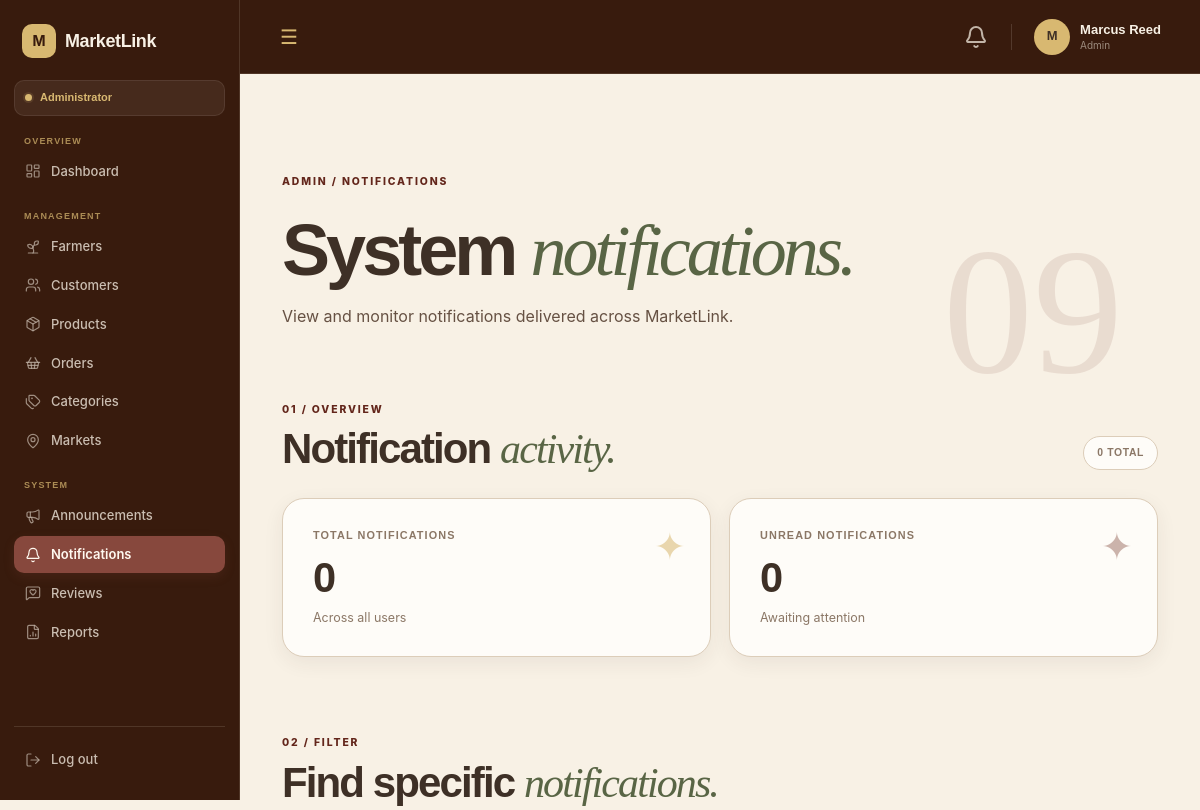
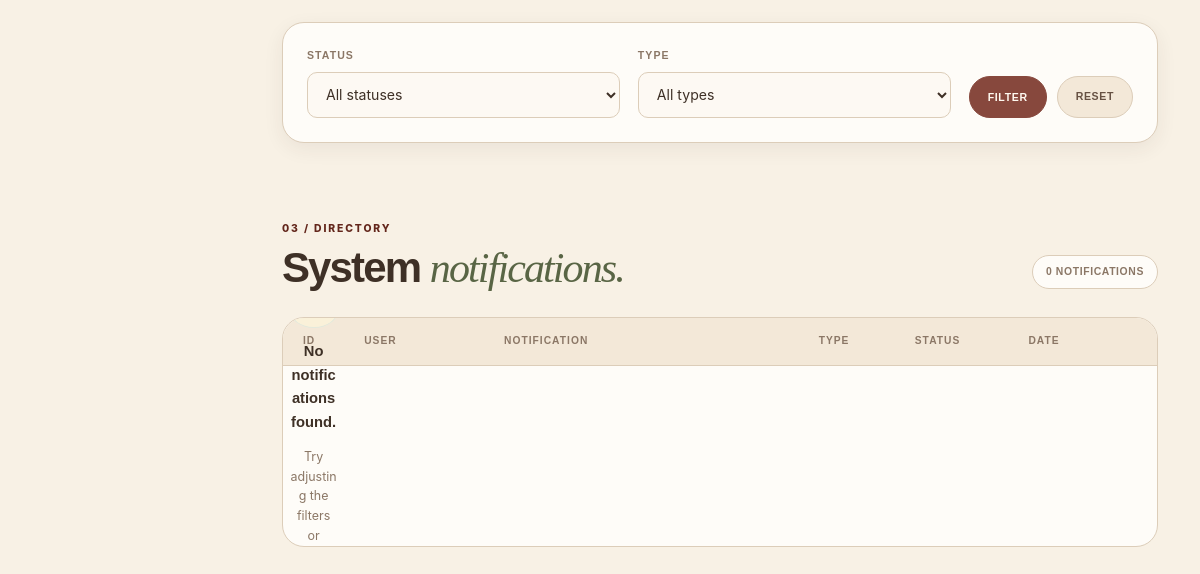
Before: /admin/notifications.php (signed in) with the older database file (2 pictures, top to bottom).
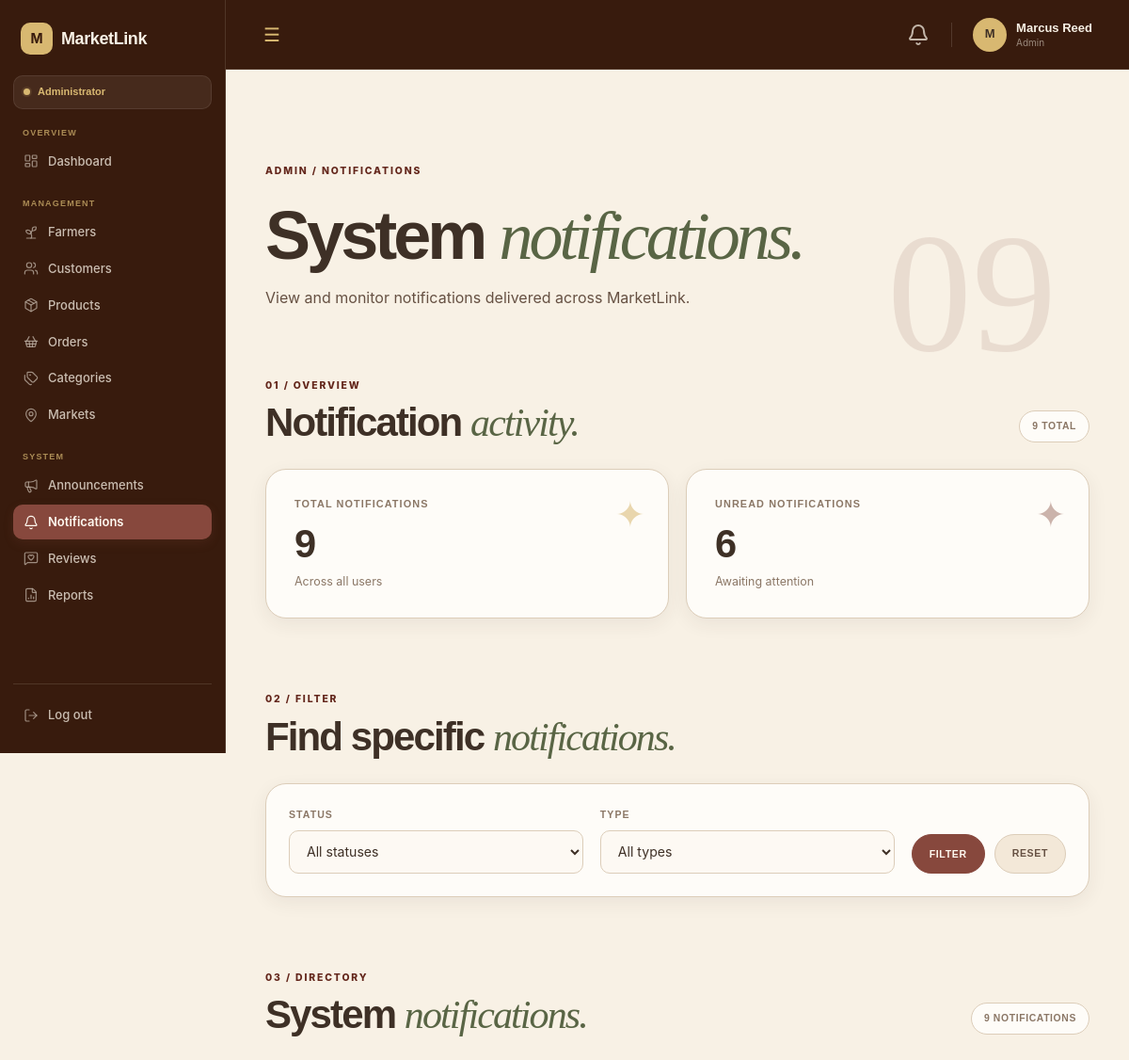
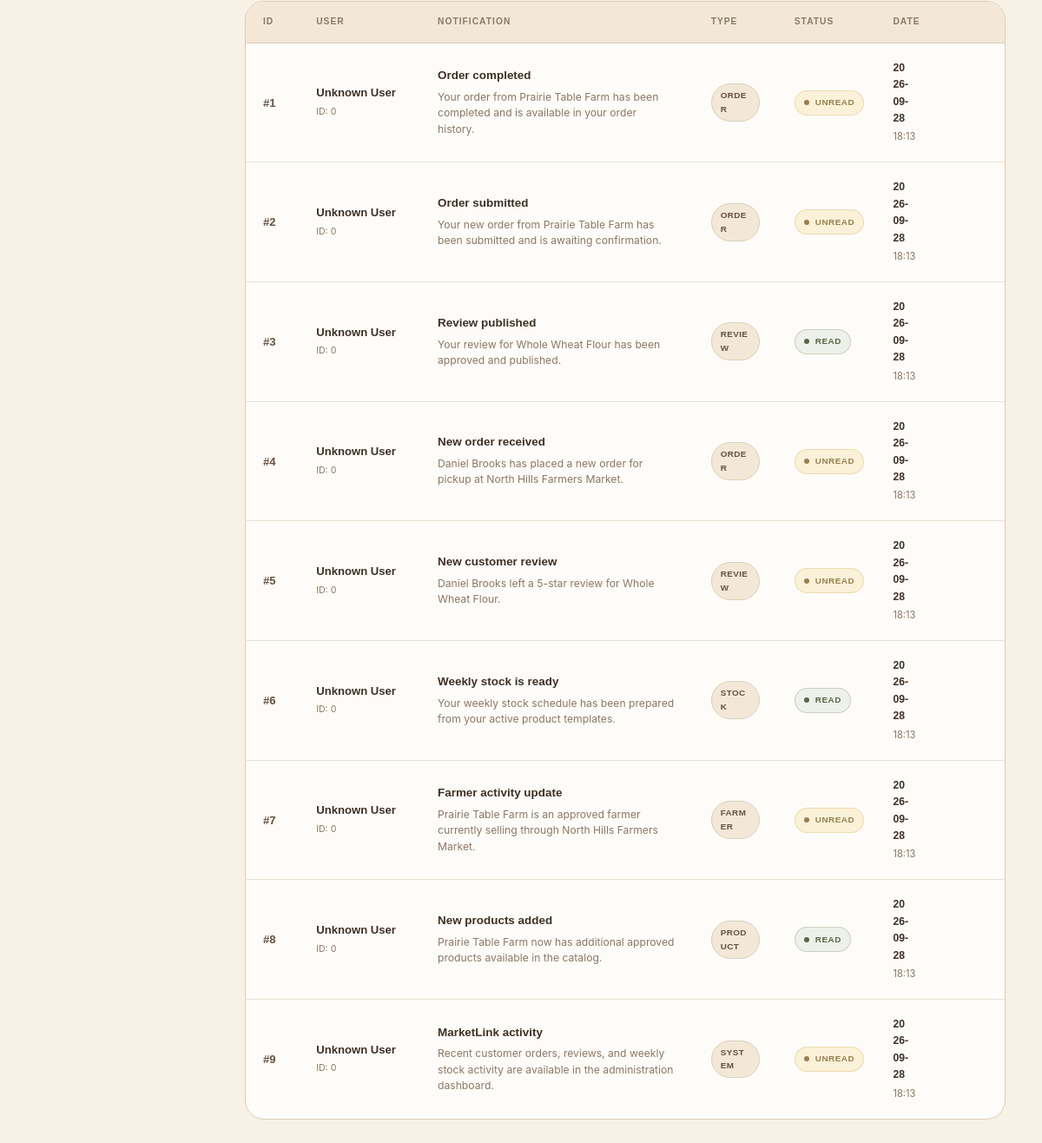
After: the same page with the newer database file (2 pictures, top to bottom).
### tables this page shows
CREATE TABLE `notifications` (
  `id` int(10) UNSIGNED NOT NULL,
  `user_id` int(10) UNSIGNED NOT NULL,
  `type` varchar(50) NOT NULL,
  `title` varchar(150) NOT NULL,
  `message` text NOT NULL,
  `is_read` tinyint(1) NOT NULL DEFAULT 0,
  `created_at` timestamp NOT NULL DEFAULT current_timestamp()
);

### admin/notifications.php (the view, shortened to what the rows shown need)
<?php
require_once __DIR__ . '/../includes/include.php';
$errors = [];
$items_per_page = 10;
$page = isset($_GET['page'])
    ? (int) $_GET['page']
    : 1;
$where = [];
$params = [];
$types = '';
$where[] = '1 = 1';
$where_sql = implode(' AND ', $where);
$offset = ($page - 1) * $items_per_page;
$sql = "
    SELECT
        n.id,
        n.user_id,
        n.title,
        n.message,
        n.type,
        n.is_read,
        n.created_at,
        u.name AS user_name,
        u.email AS user_email
    FROM notifications n
    LEFT JOIN users u
        ON n.user_id = u.id
    WHERE {$where_sql}
    ORDER BY n.created_at DESC
    LIMIT ? OFFSET ?
";
$stmt = $conn->prepare($sql);
if ($stmt) {
    $bind_params = $params;
    $bind_types = $types . 'ii';
    $bind_params[] = $items_per_page;
    $bind_params[] = $offset;
    $stmt->bind_param(
        $bind_types,
        ...$bind_params
    );
    if ($stmt->execute()) {
        $result = $stmt->get_result();
        $adminNotifications =
            $result->fetch_all(MYSQLI_ASSOC);
    } else {
        $errors[] = 'Failed to load notifications.';
    }
} else {
    $errors[] = 'Failed to prepare notifications query.';
}
?>
<!DOCTYPE html>
<html lang="en">
<head>
    <link rel="stylesheet" href="../assets/css/base.css">
    <link rel="stylesheet" href="../assets/css/navbar.css">
    <link rel="stylesheet" href="../assets/css/sidebar.css">
    <link rel="stylesheet" href="../assets/css/admin.css">
    <link rel="stylesheet" href="../assets/css/customer.css">
    <link rel="stylesheet" href="../assets/css/admin_ann.css">
</head>
<body>
<?php include __DIR__ . '/../includes/sidebar.php'; ?>
<main class="main-content admin-notifications-page">
    <section class="customer-page-hero admin-customers-hero">
        <div class="customer-page-hero-copy">
            <h1>
                System <em>notifications.</em>
            </h1>
        </div>
    </section>
    <section class="admin-notification-summary-section">
        <div class="admin-section-heading">
            <div>
                <h2>
                    Notification <em>activity.</em>
                </h2>
            </div>
        </div>
    </section>
    <section class="admin-notification-filter-section">
        <div class="admin-section-heading">
            <div>
                <h2>
                    Find specific <em>notifications.</em>
                </h2>
            </div>
        </div>
    </section>
    <section class="admin-notifications-section">
        <div class="admin-section-heading">
            <div>
                <h2>
                    System <em>notifications.</em>
                </h2>
            </div>
        </div>
        <div class="admin-notifications-table">
            <table>
                <thead>
                    <tr>
                        <th class="admin-notification-id">
                            ID
                        </th>
                        <th class="admin-notification-user">
                            User
                        </th>
                        <th class="admin-notification-content">
                            Notification
                        </th>
                        <th class="admin-notification-type">
                            Type
                        </th>
                        <th class="admin-notification-status">
                            Status
                        </th>
                        <th class="admin-notification-date">
                            Date
                        </th>
                    </tr>
                </thead>
                <tbody>
                <?php if (!empty($adminNotifications)): ?>
                    <?php foreach (
                        $adminNotifications
                        as $notification
                    ): ?>
                        <?php
                        $is_read =
                            (int) $notification['is_read'] === 1;
                        $notification_status =
                            $is_read
                                ? 'Read'
                                : 'Unread';
                        $status_class =
                            $is_read
                                ? 'admin-status-active'
                                : 'admin-status-pending';
                        ?>
                        <tr>
                            <td class="admin-notification-id-cell">
                                #<?= (int) $notification['id'] ?>
                            </td>
                            <td>
                                <div class="admin-notification-user-wrap">
                                    <span class="admin-notification-user-name">
                                        <?= htmlspecialchars(
                                            $notification['user_name']
                                                ?? 'Unknown User',
                                            ENT_QUOTES,
                                            'UTF-8'
                                        ) ?>
                                    </span>
                                    <span class="admin-notification-user-id">
                                        ID:
                                        <?= (int) $notification['user_id'] ?>
                                    </span>
                                </div>
                            </td>
                            <td>
                                <div class="admin-notification-content-wrap">
                                    <span class="admin-notification-title">
                                        <?= htmlspecialchars(
                                            $notification['title']
                                                ?? 'N/A',
                                            ENT_QUOTES,
                                            'UTF-8'
                                        ) ?>
                                    </span>
                                    <span class="admin-notification-message">
                                        <?= nl2br(
                                            htmlspecialchars(
                                                $notification['message']
                                                    ?? 'N/A',
                                                ENT_QUOTES,
                                                'UTF-8'
                                            )
                                        ) ?>
                                    </span>
                                </div>
                            </td>
                            <td>
                                <?php if (
                                    !empty(
                                        $notification['type']
                                    )
                                ): ?>
                                    <span class="admin-notification-type-label">
                                        <?= htmlspecialchars(
                                            ucfirst(
                                                $notification['type']
                                            ),
                                            ENT_QUOTES,
                                            'UTF-8'
                                        ) ?>
                                    </span>
                                <?php else: ?>
                                    <span class="admin-table-muted">
                                        N/A
                                    </span>
                                <?php endif; ?>
                            </td>
                            <td>
                                <span
                                    class="admin-status <?= $status_class ?>"
                                >
                                    <span class="admin-status-dot"></span>
                                    <?= $notification_status ?>
                                </span>
                            </td>
                            <td>
                                <?php if (
                                    !empty(
                                        $notification['created_at']
                                    )
                                ): ?>
                                    <div class="admin-notification-date-wrap">
                                        <span class="admin-notification-date">
                                            <?= date(
                                                'Y-m-d',
                                                strtotime(
                                                    $notification['created_at']
                                                )
                                            ) ?>
                                        </span>
                                        <span class="admin-notification-time">
                                            <?= date(
                                                'H:i',
                                                strtotime(
                                                    $notification['created_at']
                                                )
                                            ) ?>
                                        </span>
                                    </div>
                                <?php else: ?>
                                    <span class="admin-table-muted">
                                        N/A
                                    </span>
                                <?php endif; ?>
                            </td>
                        </tr>
                    <?php endforeach; ?>
                <?php endif; ?>
                </tbody>
            </table>
        </div>
    </section>
</main>
</body>
</html>

Changed rows visible on the page:
added notifications: id "1", user_name "Unknown User", user "0", title "Order completed", message "Your order from Prairie Table Farm has been completed and is available in your order history.", type "ORDER", is_read "UNREAD", created_at "2026-09-28", created_at "18:13"
added notifications: id "2", user_name "Unknown User", user "0", title "Order submitted", message "Your new order from Prairie Table Farm has been submitted and is awaiting confirmation.", type "ORDER", is_read "UNREAD", created_at "2026-09-28", created_at "18:13"
added notifications: id "3", user_name "Unknown User", user "0", title "Review published", message "Your review for Whole Wheat Flour has been approved and published.", type "REVIEW", is_read "READ", created_at "2026-09-28", created_at "18:13"
added notifications: id "4", user_name "Unknown User", user "0", title "New order received", message "Daniel Brooks has placed a new order for pickup at North Hills Farmers Market.", type "ORDER", is_read "UNREAD", created_at "2026-09-28", created_at "18:13"
added notifications: id "5", user_name "Unknown User", user "0", title "New customer review", message "Daniel Brooks left a 5-star review for Whole Wheat Flour.", type "REVIEW", is_read "UNREAD", created_at "2026-09-28", created_at "18:13"
added notifications: id "6", user_name "Unknown User", user "0", title "Weekly stock is ready", message "Your weekly stock schedule has been prepared from your active product templates.", type "STOCK", is_read "READ", created_at "2026-09-28", created_at "18:13"
added notifications: id "7", user_name "Unknown User", user "0", title "Farmer activity update", message "Prairie Table Farm is an approved farmer currently selling through North Hills Farmers Market.", type "FARMER", is_read "UNREAD", created_at "2026-09-28", created_at "18:13"
added notifications: id "8", user_name "Unknown User", user "0", title "New products added", message "Prairie Table Farm now has additional approved products available in the catalog.", type "PRODUCT", is_read "READ", created_at "2026-09-28", created_at "18:13"
added notifications: id "9", user_name "Unknown User", user "0", title "MarketLink activity", message "Recent customer orders, reviews, and weekly stock activity are available in the administration dashboard.", type "SYSTEM", is_read "UNREAD", created_at "2026-09-28", created_at "18:13"
Other visible differences:
$total_notifications: "0" → "9"
$unread_count: "0" → "6"
text no longer shown: "No notifications found. Try adjusting the filters or…"
